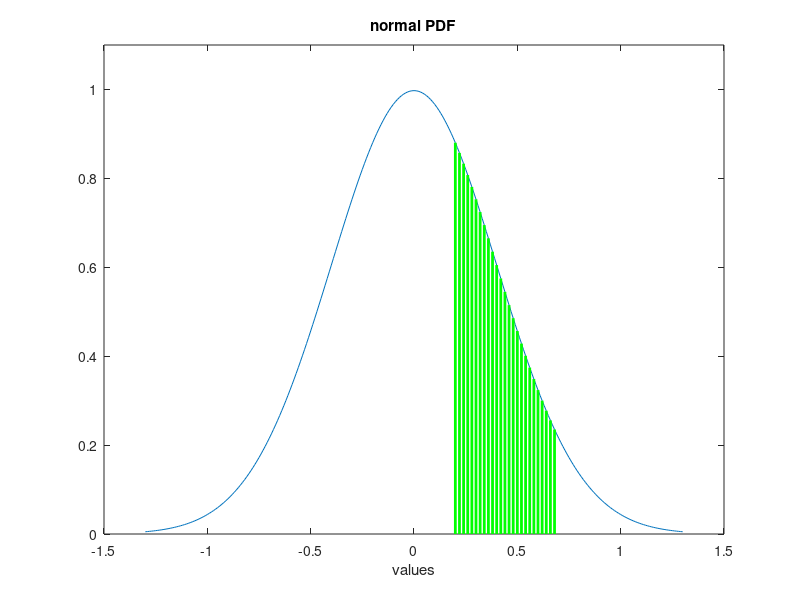

MATLAB code for this plot:
% Normal PDF with shaded zone
v=-1.3:0.01:1.3;
mu=0; sigma=0.4;
ypdf=normpdf(v,mu,sigma);
plot(v,ypdf); hold on;
axis([-1.5 1.5 0 1.1]);
xlabel('values'); title('normal PDF');
for n=1:2:50,
   plot([v(150+n) v(150+n)],[0 ypdf(150+n)],'g','linewidth',2);
end;
